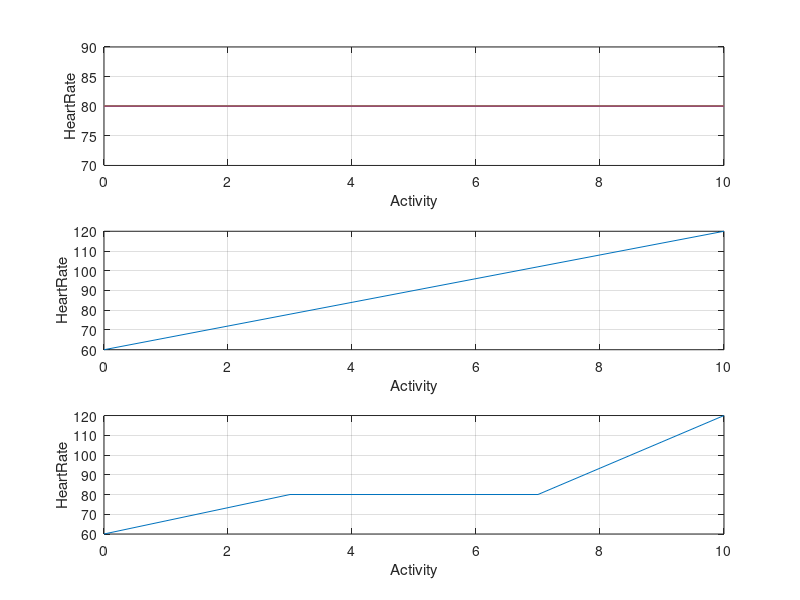
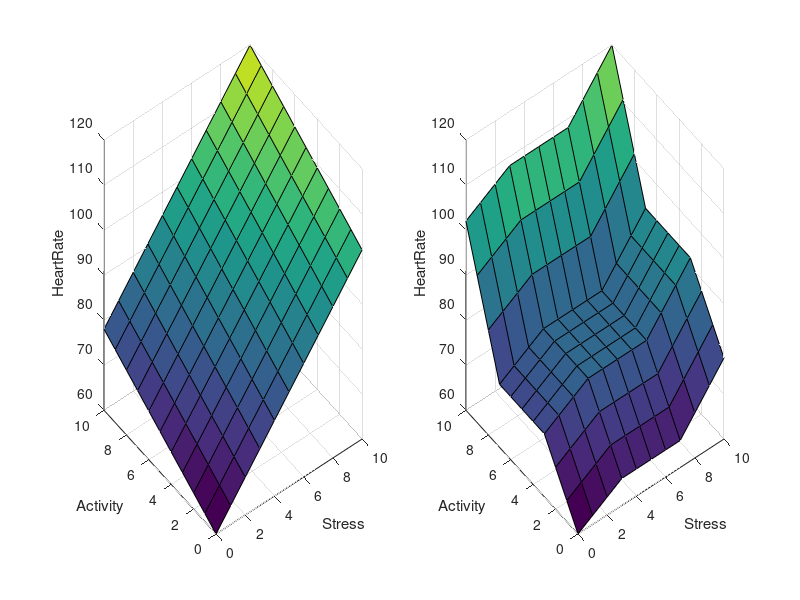

Write the MATLAB code that produced these figures, in order.
clc
clear all
close all

A = 0:10;

HRA_1 = 80*ones(length(A));

HRA_2 = (60/10)*A'+60;

HRA_3 = size(A);
HRA_3(A<3) = (20/3)*A(A<3)+60;
HRA_3(A>=3 & A<7) = 80;
HRA_3(A>=7 & A<=10) = (40/3)*(A(A>=7 & A<=10)-7)+80;

figure(1)

subplot(3,1,1)
plot(A,HRA_1)
xlabel('Activity')
ylabel('HeartRate')
grid on

subplot(3,1,2)
plot(A,HRA_2)
xlabel('Activity')
ylabel('HeartRate')
grid on

subplot(3,1,3)
plot(A,HRA_3)
xlabel('Activity')
ylabel('HeartRate')
grid on

S = 0:10;

[A1, S1] = meshgrid(S,A);

HRSA_1 = 60/10 * ((0.3*A1)+(S1*0.7))+60;

HRSA_2 = zeros(length(A),length(S));

HR_3 = size(A);
HR_3(A<3) = (20/3)*A(A<3)+60;
HR_3(A>=3 & A<7) = 80;
HR_3(A>=7 & A<=10) = (40/3)*(A(A>=7 & A<=10)-7)+80;

for i = 1 : length(A)
    for j = 1 : length(S)
            HRSA_2(i,j) = 0.3*HR_3(i)+0.7*HR_3(j);
    end
end

figure(2)
subplot(1,2,1)
surf(S1,A1,HRSA_1)
xlabel('Stress')
ylabel('Activity')
zlabel('HeartRate')
subplot(1,2,2)
surf(S1,A1,HRSA_2)
xlabel('Stress')
ylabel('Activity')
zlabel('HeartRate')
